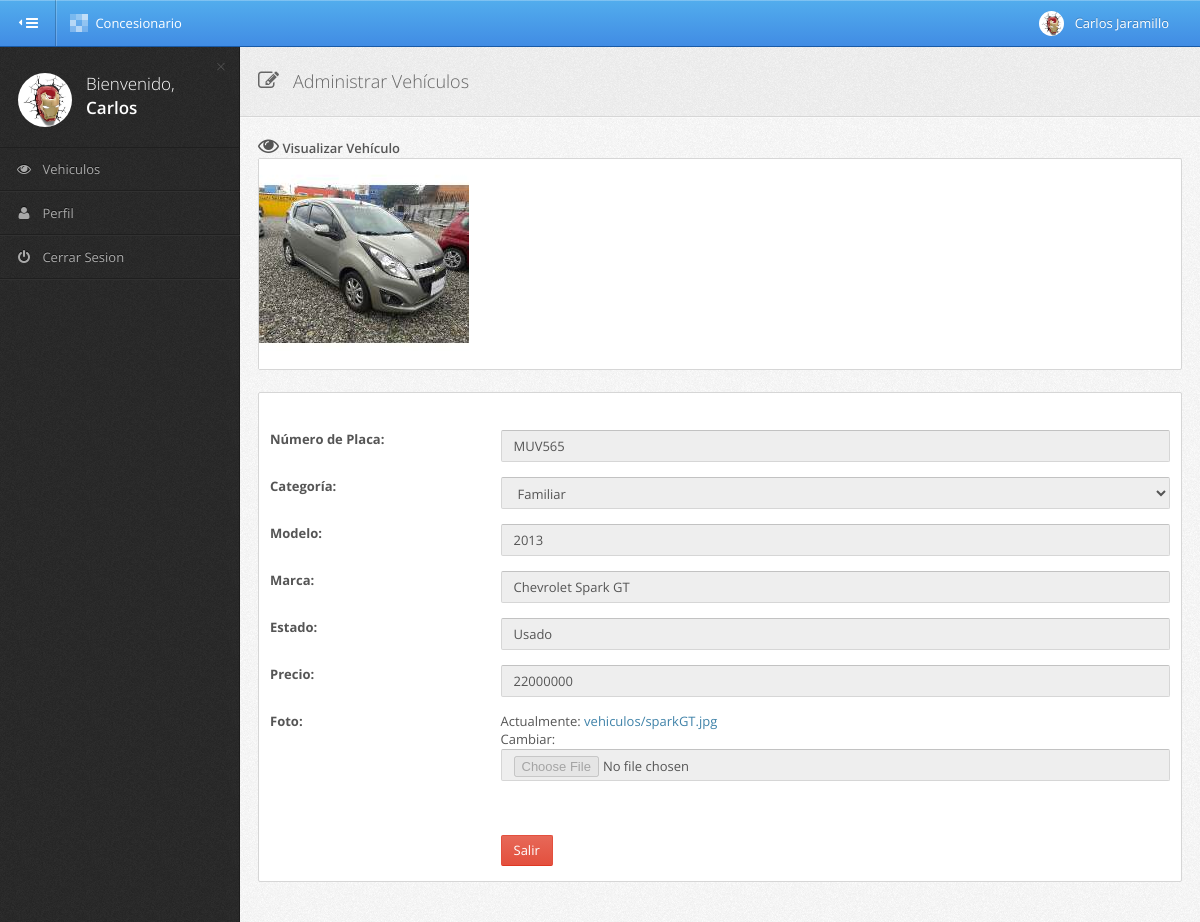
Screenshot of /vendedores/visualizar-vehiculos/MUV565 (signed in) with the database file from the repository.
### concesionarioapp/models.py (models this page shows, shortened)
class Vehiculo(models.Model):
    vehplaca = models.CharField(primary_key=True, max_length=10)
    catid = models.ForeignKey(Categoria, on_delete = models.CASCADE)
    vehmodelo = models.IntegerField()
    vehmarca = models.CharField(max_length=50)
    vehestado = models.CharField(max_length=30, blank=True, null=True)
    vehprecio = models.IntegerField()
    vehfoto = models.ImageField(upload_to='vehiculos', default='vehiculos/vehiculo.png')
    datid = models.ForeignKey(DatosPersonales, on_delete = models.CASCADE)
    class Meta:
        verbose_name_plural = "Vehiculos"
        verbose_name = "Vehiculo"

class Categoria(models.Model):
    catid = models.AutoField(primary_key=True)
    catipo = models.CharField(max_length=50, blank=True, null=True)
    def __unicode__(self):
        return self.catipo
    class Meta:
        verbose_name_plural = "Categorias"
        verbose_name = "Categoria"

### vendedores/views.py (the view)
# urls.py: url(r'^visualizar-vehiculos/(?P<id_vehiculo>\w+)', VisualizaVehiculo.as_view(), name='visualizar_vehiculo'),
class VisualizaVehiculo(LoginRequiredMixin, View):
    login_url = '/'
    form_class = VehiculoForm
    template_name = 'vendedores/visualizar_vehiculo.html'
    def get(self, request, id_vehiculo):
        try:
            datos_usuario = DatosPersonales.objects.get(usuid=request.user.pk)
            vehiculo = Vehiculo.objects.get(vehplaca=id_vehiculo)
            form = self.form_class(datos_usuario, instance=vehiculo)
            return render(request,
                          self.template_name,
                          {'form': form,
                           'foto_vehiculo': vehiculo.vehfoto,
                           'foto_usuario': datos_usuario.foto})
        except DatosPersonales.DoesNotExist:
            return render(request, "pages-404.html")
        except Vehiculo.DoesNotExist:
            return render(request, "pages-404.html")

### concesionarioapp/forms.py
class VehiculoForm(forms.ModelForm):
    class Meta:
        model = Vehiculo
        fields = "__all__"
        labels = {
            'vehplaca': _(u'Número de Placa:'),
            'catid': _(u'Categoría:'),
            'vehmodelo': _(u'Modelo:'),
            'vehmarca': _(u'Marca:'),
            'vehestado': _(u'Estado:'),
            'vehprecio': _(u'Precio:'),
            'vehfoto': _(u'Foto:'),
            'datid': _(u'')
        }
    def __init__(self, vendedor=None, *args, **kwargs):
        super(VehiculoForm, self).__init__(*args, **kwargs)
        if vendedor is not None:
            self.fields['datid'].widget = forms.HiddenInput()
            self.fields['datid'].initial = vendedor
        for field in self.fields:
            self.fields[field].widget.attrs.update({'class': 'form-control'})

### vendedores/templates/vendedores/visualizar_vehiculo.html (shortened to what this page needs)
{% extends 'vendedores/base_crud_vehiculo.html' %}
{% block titulo_formulario_vehiculo %}
    <i class="fa fa-eye page-header-icon"></i>&nbsp;Visualizar Vehículo
{% endblock %}

### vendedores/templates/vendedores/base_vendedor.html (shortened to what this page needs)
{% load static %}
<!DOCTYPE html>
     <html class="gt-ie8 gt-ie9 not-ie">
    <head>
        <link href="{% static 'stylesheets/bootstrap.min.css' %}" rel="stylesheet" type="text/css">
        <link href="{% static 'stylesheets/pixel-admin.min.css' %}" rel="stylesheet" type="text/css">
        <link href="{% static 'stylesheets/widgets.min.css' %}" rel="stylesheet" type="text/css">
        <link href="{% static 'stylesheets/pages.min.css' %}" rel="stylesheet" type="text/css">
        <link href="{% static 'stylesheets/rtl.min.css' %}" rel="stylesheet" type="text/css">
        <link href="{% static 'stylesheets/themes.min.css' %}" rel="stylesheet" type="text/css">
    </head>
    <body class="theme-adminflare main-menu-animated">
        <div id="main-wrapper">
            <div id="main-navbar" class="navbar navbar-inverse" role="navigation">
                <button type="button" id="main-menu-toggle"><i class="navbar-icon fa fa-bars icon"></i><span class="hide-menu-text">HIDE MENU</span></button>
                <div class="navbar-inner">
                    <div class="navbar-header">
                        <a href="{% url 'logout' %}" class="navbar-brand">
                            <div><img alt="Pixel Admin" src="{% static 'images/pixel-admin/main-navbar-logo.png'%}"></div>
                            Concesionario
                        </a>
                    </div>
                    <div id="main-navbar-collapse" class="collapse navbar-collapse main-navbar-collapse">
                        <div>
                            <div class="right clearfix">
                                <ul class="nav navbar-nav pull-right right-navbar-nav">
                                    <li class="dropdown">
                                        <a href="#" class="dropdown-toggle user-menu" data-toggle="dropdown">
                                            <img src="{{ foto_usuario.url }}" id="img_usuario" alt="Foto Usuario">
                                            <span>{{ user.first_name }}&nbsp;{{ user.last_name }}</span>
                                        </a>
                                    </li>
                                </ul>
                            </div>
                        </div>
                    </div>
                </div>
            </div>
            <div id="main-menu" role="navigation">
                <div id="main-menu-inner">
                    <div class="menu-content top" id="menu-content-demo">
                        <div>
                            <div class="text-bg">
                                <span class="text-slim">Bienvenido,</span><br>
                                <span class="text-semibold">{{ user.first_name }}</span>
                            </div>
                            <img src="{{ foto_usuario.url }}" id="img_usuario" alt="Foto Usuario">
                            <a href="#" class="close">&times;</a>
                        </div>
                    </div>
                    <ul class="navigation">
                        <li id="item_vehiculos">
                            <a href="{% url 'vendedores:listar_vehiculos' %}">
                                <i class="menu-icon fa fa-eye"></i>
                                <span class="mm-text">Vehiculos</span>
                            </a>
                        </li>
                        <li id="item_usuario">
                            <a href="{% url 'vendedores:modificar_perfil' %}">
                                <i class="menu-icon fa fa-user"></i>
                                <span class="mm-text">Perfil</span>
                            </a>
                        </li>
                        <li>
                            <a href="{% url 'logout' %}">
                                <i class="menu-icon fa fa-power-off"></i>
                                <span class="mm-text">Cerrar Sesion</span>
                            </a>
                        </li>
                    </ul>
                </div>
            </div>
            <div id="content-wrapper">
                {% block content %}
                {% endblock %}
            </div>
            <div id="main-menu-bg"></div>
        </div>
    </body>
</html>

### vendedores/templates/vendedores/form_vehiculo.html (shortened to what this page needs)
{% for field in form %}
    <div class="form-group">
        <label for="jq-validation-url" class="col-sm-3 control-label">
            <strong>{{ field.label }}</strong>
        </label>
        <div class="col-sm-9">
            {{ field }}
        </div>
    </div>
{% endfor %}

### rows the page displays
Vehiculo: form "MUV565" "2013" "Chevrolet Spark GT" "Usado" "22000000"
Categoria: form "Familiar"

### other values shown
{{ user.first_name }} "Carlos"
{{ user.last_name }} "Jaramillo"
{{ field.label }} "Número de Placa:" "Categoría:" "Modelo:" "Marca:" "Estado:" "Precio:" "Foto:"
